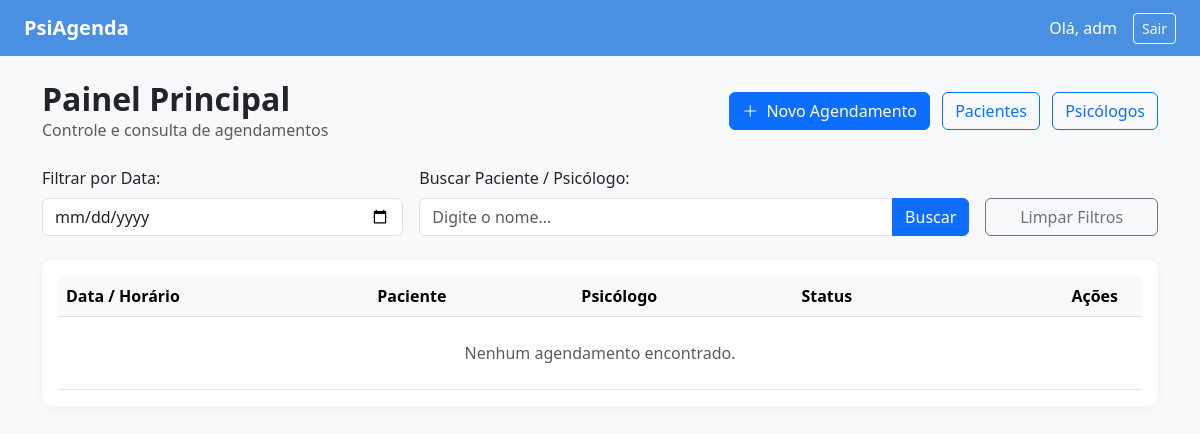
The page /secretaria/ (signed in) on the database as committed earlier.
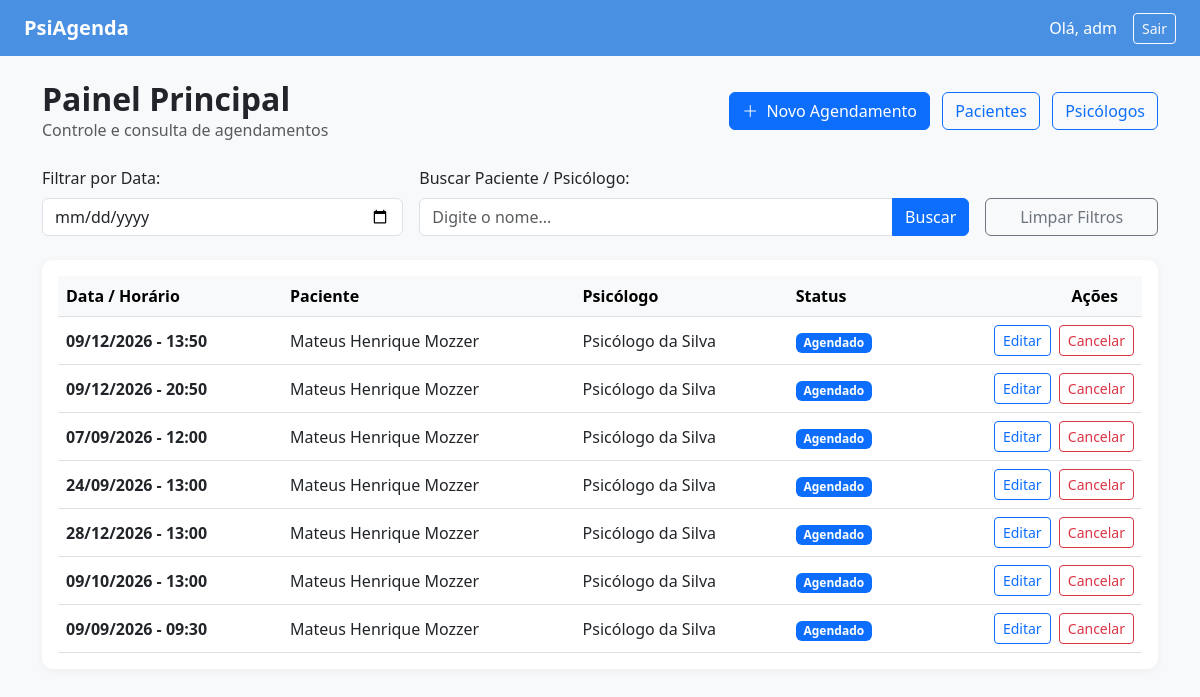
The same page on the database as committed later.
### agendamentos/models.py (models this page shows, shortened)
class Agendamento(models.Model):
    STATUS_CHOICES = [
        ('AGENDADO', 'Agendado'),
        ('CONCLUIDO', 'Concluído'),
        ('CANCELADO', 'Cancelado'),
    ]
    psicologo = models.ForeignKey(Psicologo, on_delete=models.PROTECT, related_name='agendamentos')
    paciente = models.ForeignKey(Paciente, on_delete=models.PROTECT, related_name='agendamentos')
    data_hora = models.DateTimeField()
    status = models.CharField(max_length=10, choices=STATUS_CHOICES, default='AGENDADO')
    observacao = models.TextField(blank=True, null=True)
    criado_em = models.DateTimeField(auto_now_add=True)
    atualizado_em = models.DateTimeField(auto_now=True)
    def __str__(self):
        return f"{self.paciente.nome_completo} - {self.psicologo.nome_completo} ({self.data_hora.strftime('%d/%m/%Y %H:%M')})"

class Paciente(models.Model):
    nome_completo = models.CharField(max_length=150)
    cpf = models.CharField(max_length=14, unique=True)
    data_nascimento = models.DateField()
    telefone = models.CharField(max_length=20)
    email = models.EmailField(blank=True, null=True)
    endereco = models.CharField(max_length=255, blank=True, null=True)
    ativo = models.BooleanField(default=True)

class Psicologo(models.Model):
    usuario = models.OneToOneField(User, on_delete=models.CASCADE, related_name='perfil_psicologo')
    nome_completo = models.CharField(max_length=150)
    cpf = models.CharField(max_length=14, unique=True)
    crp = models.CharField(max_length=20, unique=True)
    data_nascimento = models.DateField()
    telefone = models.CharField(max_length=20)
    email = models.EmailField(unique=True)
    endereco = models.CharField(max_length=255)
    ativo = models.BooleanField(default=True)

### agendamentos/views.py (the view)
# urls.py: path('secretaria/', views.painel_secretaria, name='painel_secretaria'),
@login_required
def painel_secretaria(request):
    data_str = request.GET.get('data')
    busca = request.GET.get('busca', '').strip()
    print("\n" + "="*50)
    print(" [DEBUG] NOVA REQUISIÇÃO RECEBIDA")
    print(f" -> GET 'data' recebido: '{data_str}'")
    print(f" -> GET 'busca' recebido: '{busca}'")
    total_bd = Agendamento.objects.count()
    print(f" -> Total de agendamentos salvos no Banco: {total_bd}")
    agendamentos = Agendamento.objects.all()
    if busca:
        agendamentos = agendamentos.filter(paciente__nome_completo__icontains=busca)
        print(f" -> Após filtrar por nome '{busca}': {agendamentos.count()} resultados")
    if data_str:
        agendamentos = agendamentos.filter(data_hora__startswith=data_str)
        print(f" -> Após filtrar por data '{data_str}': {agendamentos.count()} resultados")
    print(f" -> Resultado final a enviar para a tela: {list(agendamentos)}")
    print("="*50 + "\n")
    context = {
        'agendamentos': agendamentos,
        'data_selecionada': data_str if data_str else '',
        'busca': busca,
    }
    return render(request, 'agendamentos/painel_secretaria.html', context)

### agendamentos/templates/agendamentos/painel_secretaria.html (shortened to what this page needs)
<!DOCTYPE html>
<html lang="pt-br">
<head>
    <link href="https://cdn.jsdelivr.net/npm/bootstrap@5.3.0/dist/css/bootstrap.min.css" rel="stylesheet">
    <link rel="stylesheet" href="https://cdn.jsdelivr.net/npm/bootstrap-icons@1.10.5/font/bootstrap-icons.css">
</head>
<body>
<nav class="navbar navbar-expand-lg navbar-dark navbar-custom px-4 mb-4">
    <a class="navbar-brand fw-bold" href="#">PsiAgenda</a>
    <div class="ms-auto d-flex align-items-center gap-3">
        <span class="text-white">Olá, {{ user.username }}</span>
        <a href="{% url 'logout' %}" class="btn btn-outline-light btn-sm">Sair</a>
    </div>
</nav>
<div class="container">
    <div class="d-flex justify-content-between align-items-center mb-4">
        <div>
            <h2 class="fw-bold mb-0">Painel Principal</h2>
            <p class="text-muted mb-0">Controle e consulta de agendamentos</p>
        </div>
        <div>
            <a href="{% url 'criar_agendamento' %}" class="btn btn-primary me-2">
                <i class="bi bi-plus-lg me-1"></i> Novo Agendamento
            </a>
            <a href="{% url 'listar_pacientes' %}" class="btn btn-outline-primary me-2">Pacientes</a>
            <a href="{% url 'listar_psicologos' %}" class="btn btn-outline-primary">Psicólogos</a>
        </div>
    </div>
    <form method="GET" action="" class="row g-3 mb-4">
        <div class="col-md-4">
            <label for="data" class="form-label font-weight-bold">Filtrar por Data:</label>
            <input type="date"
                   id="data"
                   name="data"
                   value="{{ data_selecionada }}"
                   class="form-control"
                   onchange="this.form.submit()">
        </div>
        <div class="col-md-6">
            <label for="busca" class="form-label font-weight-bold">Buscar Paciente / Psicólogo:</label>
            <div class="input-group">
                <input type="text"
                       id="busca"
                       name="busca"
                       value="{{ busca }}"
                       class="form-control"
                       placeholder="Digite o nome...">
                <button class="btn btn-primary" type="submit">Buscar</button>
            </div>
        </div>
        <div class="col-md-2 d-flex align-items-end">
            <a href="{% url 'painel_secretaria' %}" class="btn btn-outline-secondary w-100">Limpar Filtros</a>
        </div>
    </form>
    <div class="card card-custom p-3">
        <div class="table-responsive">
            <table class="table table-hover align-middle mb-0">
                <thead class="table-light">
                    <tr>
                        <th>Data / Horário</th>
                        <th>Paciente</th>
                        <th>Psicólogo</th>
                        <th>Status</th>
                        <th class="text-end pe-4">Ações</th>
                    </tr>
                </thead>
                <tbody>
                    {% for agendamento in agendamentos %}
                    <tr>
                        <td class="fw-bold">{{ agendamento.data_hora|date:"d/m/Y - H:i" }}</td>
                        <td>{{ agendamento.paciente.nome_completo }}</td>
                        <td>{{ agendamento.psicologo.nome_completo }}</td>
                        <td>
                            <span class="badge {% if agendamento.status == 'AGENDADO' %}bg-primary{% elif agendamento.status == 'CONCLUIDO' %}bg-success{% else %}bg-danger{% endif %}">
                                {{ agendamento.get_status_display }}
                            </span>
                        </td>
                        <td class="text-end">
                            <a href="{% url 'editar_agendamento' agendamento.id %}" class="btn btn-sm btn-outline-primary me-1">
                                Editar
                            </a>
                            <a href="{% url 'cancelar_agendamento' agendamento.id %}" class="btn btn-sm btn-outline-danger">
                                Cancelar
                            </a>
                        </td>
                    </tr>
                    {% empty %}
                    <tr>
                        <td colspan="5" class="text-center py-4 text-muted">
                            Nenhum agendamento encontrado.
                        </td>
                    </tr>
                    {% endfor %}
                </tbody>
            </table>
        </div>
    </div>
</div>
</body>
</html>

### agendamentos/templates/agendamentos/painel_secretaria.html (style rules this page uses)
body { background-color: #f8f9fa; }
.navbar-custom { background-color: #4a90e2; }
.card-custom { border: none; border-radius: 10px; box-shadow: 0 2px 8px rgba(0,0,0,0.05); }

Rows that differ between the two databases and show on the page:
added Agendamento: data_hora "09/12/2026 - 13:50", paciente.nome_completo "Mateus Henrique Mozzer", psicologo.nome_completo "Psicólogo da Silva", status "Agendado"
added Agendamento: data_hora "09/12/2026 - 20:50", paciente.nome_completo "Mateus Henrique Mozzer", psicologo.nome_completo "Psicólogo da Silva", status "Agendado"
added Agendamento: data_hora "07/09/2026 - 12:00", paciente.nome_completo "Mateus Henrique Mozzer", psicologo.nome_completo "Psicólogo da Silva", status "Agendado"
added Agendamento: data_hora "24/09/2026 - 13:00", paciente.nome_completo "Mateus Henrique Mozzer", psicologo.nome_completo "Psicólogo da Silva", status "Agendado"
added Agendamento: data_hora "28/12/2026 - 13:00", paciente.nome_completo "Mateus Henrique Mozzer", psicologo.nome_completo "Psicólogo da Silva", status "Agendado"
added Agendamento: data_hora "09/10/2026 - 13:00", paciente.nome_completo "Mateus Henrique Mozzer", psicologo.nome_completo "Psicólogo da Silva", status "Agendado"
added Agendamento: data_hora "09/09/2026 - 09:30", paciente.nome_completo "Mateus Henrique Mozzer", psicologo.nome_completo "Psicólogo da Silva", status "Agendado"
Other text that changed with them:
text no longer shown: "Nenhum agendamento encontrado."
